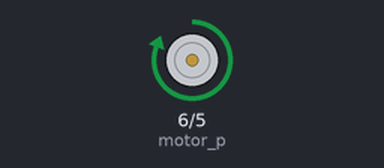
The sketch below on a simulated Arduino Uno, built with avr-gcc and run on an emulated ATmega328P. Parts: motor-driver pin pairs drawn as motors (green arrow = first pin HIGH = forward, orange = second pin HIGH = backward, longer = more drive).

Above: at 2.5 s.
At 7.5 s:
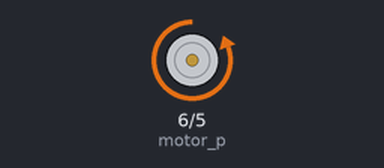
Timing chart, 0 to 13.0 s (numbered marks = the images above):
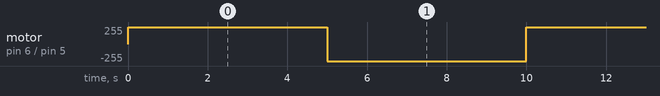

Measured:
- by itself, motor on pin 6 (motor_p) / pin 5 (motor_n): alternates forward 255/255 for 5.0 s and backward 255/255 for 5.0 s

The sketch:

exe6-17.ino
```cpp
#define motor_p 6
#define motor_n 5

void setup(){
    pinMode(motor_p, OUTPUT);
    pinMode(motor_n, OUTPUT);
}

void loop(){
    digitalWrite(motor_p, 1);
    digitalWrite(motor_n, 0);
    delay(5000);
    digitalWrite(motor_p, 0);
    digitalWrite(motor_n, 1);
    delay(5000);
}
```
